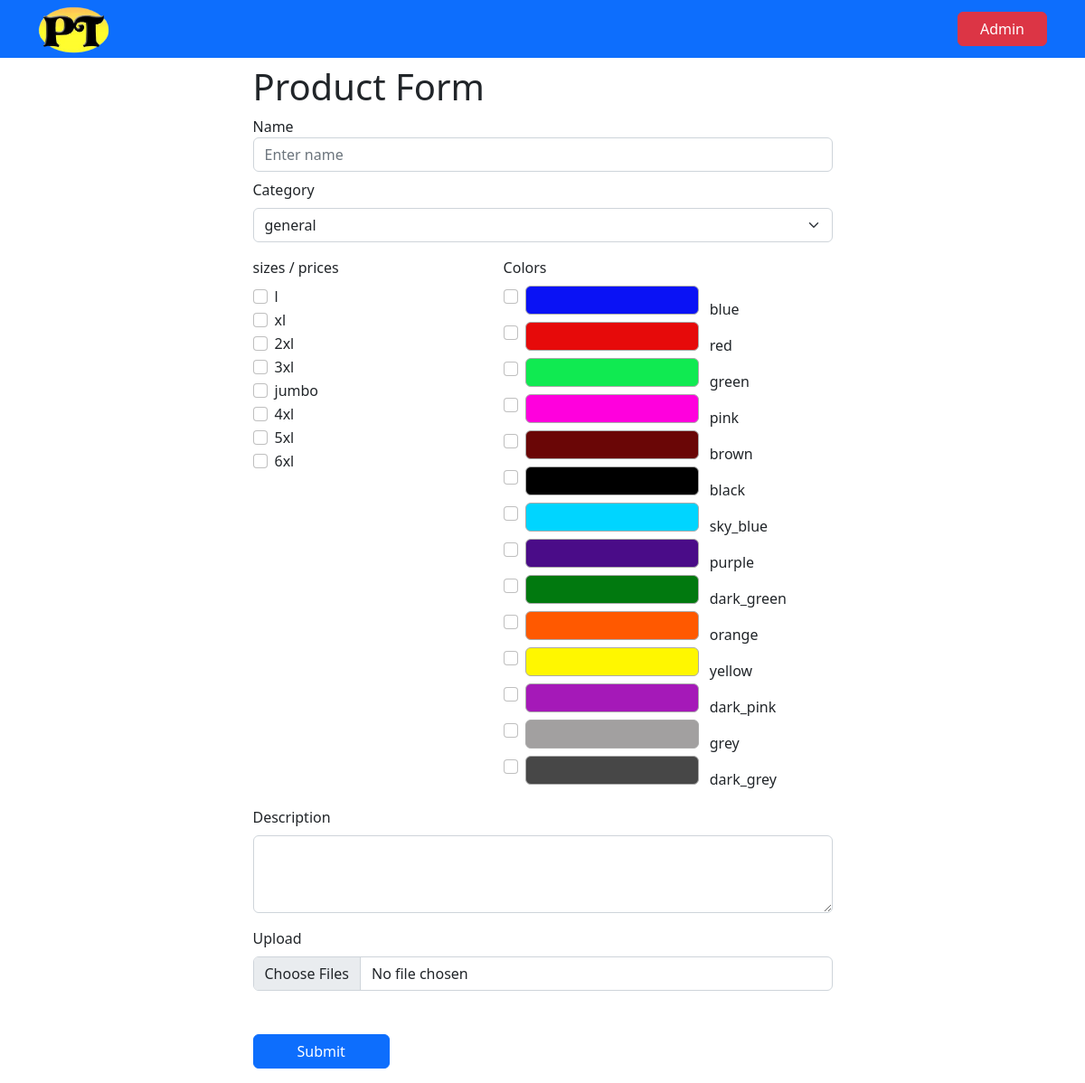
The app's page /form (signed in) with its own data.
### main.py (models this page shows)
class Size(db.Model):
    __tablename__ = "size"
    id = db.Column(db.Integer, primary_key=True)
    name = db.Column(db.String(50), nullable=False)

class Color(db.Model):
    __tablename__ = "color"
    id = db.Column(db.Integer, primary_key=True)
    name = db.Column(db.String(50), nullable=False)
    number = db.Column(db.Integer, nullable=False)
    color = db.Column(db.String(7), nullable=False)

### main.py (the view, shortened to what this page needs)
@app.route('/form', methods=['POST','GET'])
@login_required
def form():
    color_data = Color.query.all()
    size_data = Size.query.all()
    category_data = Category.query.all()
    return render_template('form.html', color_data=color_data, size_data=size_data, category_data=category_data)

### main.py (called while the page is built)
@login_manager.user_loader
def load_user(user_id):
    return User.query.get(int(user_id))

### templates/form.html (shortened to what this page needs)
{% extends 'base.html' %} {% block body %}
<link rel="stylesheet" href="{{url_for('static',filename='css/form.css')}}" />
<div class="container">
  <div class="row justify-content-center">
    <div class="col-md-7">
      <h1 class="mt-2">Product Form</h1>
      <form enctype="multipart/form-data" method="POST" action="{{ url_for('form') }}">
        <div class="form-group mt-2">
          <label for="name">Name</label>
          <input type="text" class="form-control" id="name" name="name" maxlength="50" required placeholder="Enter name" oninput="onlyAlphanumericUnderscore(event)" />
        </div>
        <div class="form-group mt-2">
          <label for="name">Category</label>
          <select class="form-select mt-2"  name="category" aria-label="Default select example">
            {% for category in category_data %}
            <option value="{{category.name}}">{{category.name}}</option>
            {% endfor %}
          </select>
        </div>
        <div class="row justify-content-between">
          <div class="col-md-5">
            <label class="mt-3" for="color">sizes / prices</label><br />
            <div class="form-group mt-2">
              {% for size in size_data %}
              <div class="form-check">
                <input class="form-check-input" value="{{size.name}}" type="checkbox" name="size"
                  id="checkbox-{{size.name}}">
                <label class="form-check-label" for="checkbox-{{size.name}}">{{size.name}}</label>
              </div>
              {% endfor %}
            </div>
          </div>
          <div class="col-md-7">
            <label class="mt-3" for="color">Colors</label>
            <div class="form-group mt-2">
              {% for color in color_data %}
              <div class="form-check form-check-inline">
                <input class="form-check-input" value="{{color.name}}-{{color.number}}-{{color.color}}" type="checkbox"
                  name="color" id="color-{{color.name}}" />
                <label class="form-check-label" for="color-{{color.name}}"><span class="color-swatch rounded"
                    style="background-color: {{color.color}}; width:12rem; height:2rem"></span>
                  {{color.name}}</label>
              </div>
              {% endfor %}
            </div>
          </div>
        </div>
        <div class="form-group mt-3">
          <label for="description">Description</label>
          <textarea class="form-control mt-2" id="description" name="description" rows="3" maxlength="1500" required></textarea>
        </div>
        <div>
          <div class="form-group">
            <label for="photo" class="col-sm-2 control-label mt-3">Upload</label>
            <div>
              <input type="file" class="form-control mt-2" name="photo" id="photo" accept=".png, .jpg, .jpeg"
                onchange="readFile(this);" max="10" size="1000000" multiple required>
            </div>
          </div>
          <div id="photos" class="row py-3"></div>
        </div>
        <button type="submit" class="btn btn-primary my-3 px-5">Submit</button>
      </form>
    </div>
  </div>
</div>
{% endblock body %}

### templates/base.html (shortened to what this page needs)
<!DOCTYPE html>
<html lang="en">
<head>
  <link href="https://cdn.jsdelivr.net/npm/bootstrap@5.2.3/dist/css/bootstrap.min.css" rel="stylesheet"
 />
</head>
<body>
  <nav class="navbar navbar-expand-lg navbar-light bg-primary sticky-top py-1">
    <div class="container">
      <a class="navbar-brand py-0" href="{{ url_for('home') }}"><img width="80" src="{{url_for('static',filename='images/logo3.png')}}"
          alt="" /></a>
      <div class="collapse navbar-collapse" id="navbarNav">
        <ul class="navbar-nav ms-auto">
          <li class="nav-item">
            <a class="btn btn-danger ms-1 px-4" href="{{ url_for('sadmin') }}">Admin</a>
          </li>
      </ul>
      </div>
    </div>
  </nav>
  {% block body %}
  {% endblock body %}
</body>
</html>

### static/css/form.css (style rules this page uses)
.color-swatch { display: inline-block; width: 1em; height: 1em; margin-right: 0.5em; border: 1px solid #aaa; border-radius: 50%; }

### templates/base.html (style rules this page uses)
body { min-width: 100%; }

### records on screen
Size: name "l"
Size: name "xl"
Size: name "2xl"
Size: name "3xl"
Size: name "jumbo"
Size: name "4xl"
Size: name "5xl"
Size: name "6xl"
Color: name "blue"
Color: name "red"
Color: name "green"
Color: name "pink"
Color: name "brown"
Color: name "black"
Color: name "sky_blue"
Color: name "purple"
Color: name "dark_green"
Color: name "orange"
Color: name "yellow"
Color: name "dark_pink"
Color: name "grey"
Color: name "dark_grey"

### other values on screen
form field category "general"
